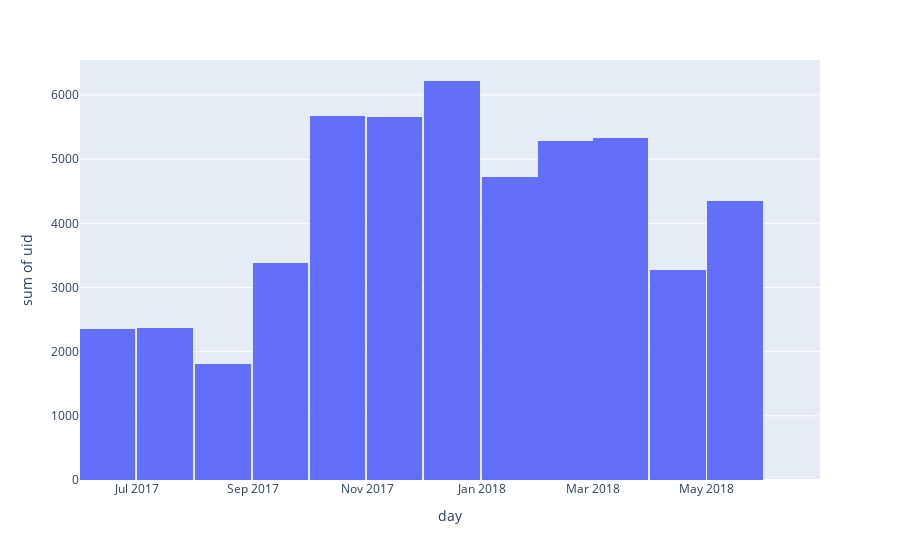

This figure's notebook cell:
### Markdown cell above
## Berapa jumlah orang yang menggunakan produk setiap hari, minggu, dan bulan?

### Code cell
data = data_orders.groupby('day')['uid'].count().reset_index()
plt.figure(figsize=(20,15))
px.histogram(data_frame=data,x='day',y='uid')

### Figure 1 — Plotly figure (JSON) as saved in the notebook; plotly's stock layout.template omitted (floating-point values rounded to 4 significant figures; data arrays with more than 128 entries replaced by an {"elided": "..."} marker saying what was removed)
{"data": [{"alignmentgroup": "True", "bingroup": "x", "histfunc": "sum", "hovertemplate": "day=%{x}<br>sum of uid=%{y}<extra></extra>", "legendgroup": "", "marker": {"color": "#636efa", "pattern": {"shape": ""}}, "name": "", "offsetgroup": "", "orientation": "v", "showlegend": false, "type": "histogram", "x": {"elided": "364 str values"}, "xaxis": "x", "y": {"elided": "364 int values"}, "yaxis": "y"}], "layout": {"barmode": "relative", "legend": {"tracegroupgap": 0}, "margin": {"t": 60}, "xaxis": {"anchor": "y", "domain": [0, 1], "title": {"text": "day"}}, "yaxis": {"anchor": "x", "domain": [0, 1], "title": {"text": "sum of uid"}}}}
